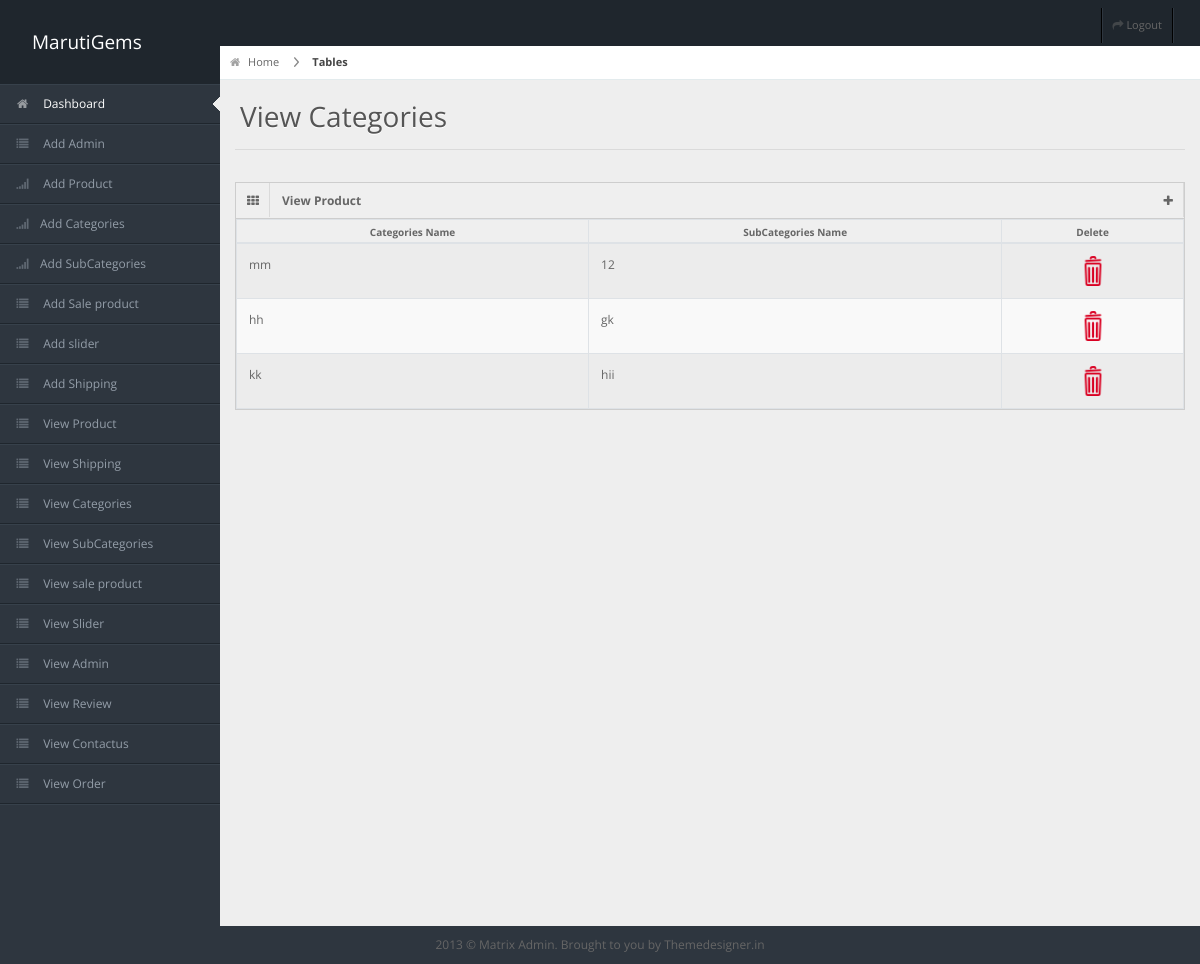
The page /index.php/admin/Admin/view_subcategories on the database as committed earlier.
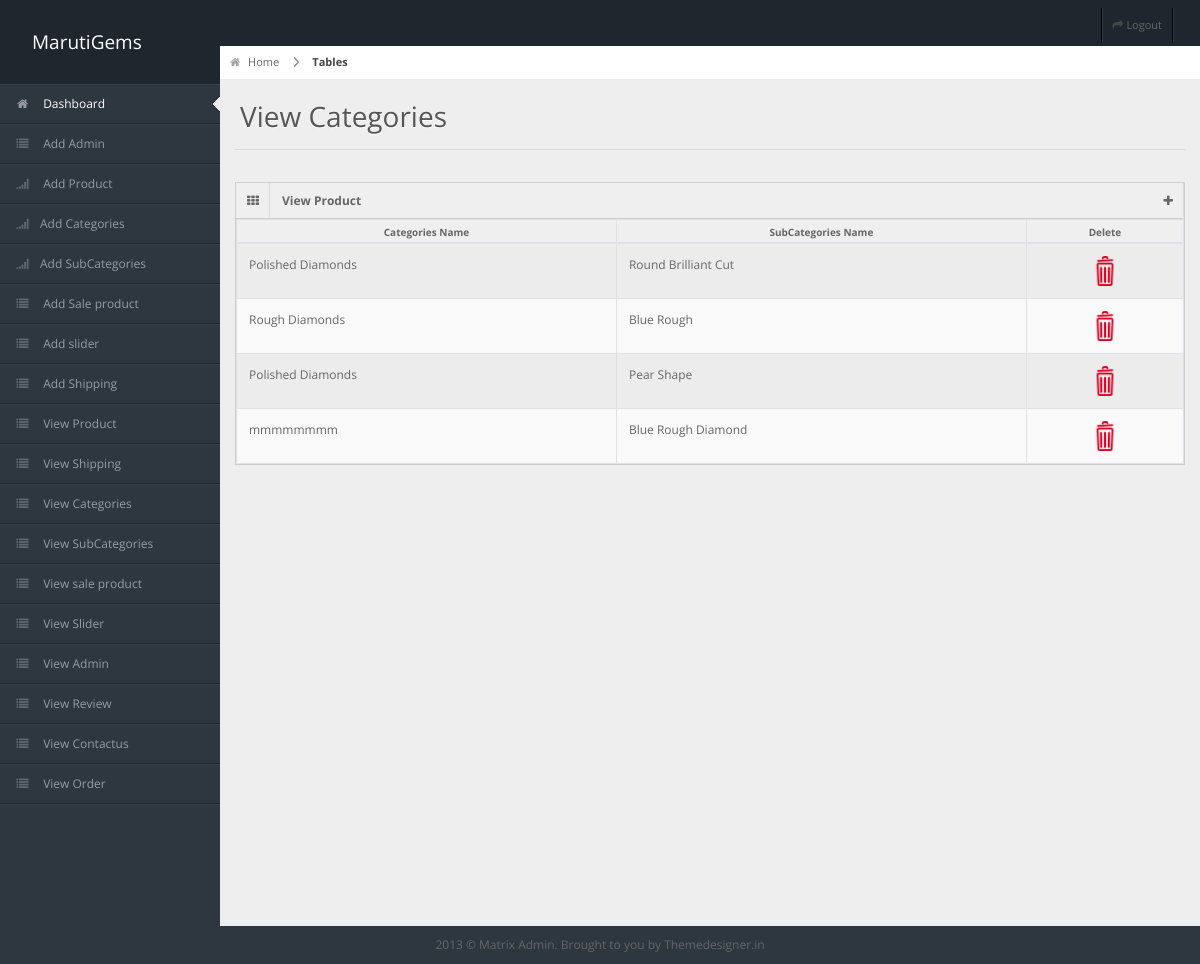
The same page on the database as committed later.
### tables this page shows
CREATE TABLE `sub_categories` (
  `subc_id` int(11) NOT NULL,
  `c_id` int(11) NOT NULL,
  `subcategories_name` varchar(30) NOT NULL
);

CREATE TABLE `categories` (
  `id` int(11) NOT NULL,
  `categories_name` varchar(30) NOT NULL,
  `images` text NOT NULL
);

### application/controllers/admin/Admin.php (called while the page is built, shortened)
<?php
class Admin extends CI_Controller {
    function __construct() {
        $this->load->model('admin_model');
        $this->load->library('form_validation');
    }
    public function view_subcategories()
    {
        $data['subcategories']=$this->admin_model->showdata_subcategories();
        $this->load->view('admin/view_subcategories',$data);
    }
}

### index.php (called while the page is built, shortened)
<?php
require_once BASEPATH.'core/CodeIgniter.php';

### application/models/Admin_model.php (called while the page is built, shortened)
<?php
class Admin_model extends CI_Model
{
    function showdata_subcategories()
    {
        $this->db->select("*");
        $this->db->from('sub_categories');
        $this->db->join('categories', 'sub_categories.c_id = categories.id');
        $query = $this->db->get();
        $arr = $query->result_array();
		return $arr;
    }
}

### application/views/admin/view_subcategories.php (the view, shortened to what the changed rows need)
<!DOCTYPE html>
<html lang="en">
<head>
  <link rel="stylesheet" href="<?php echo base_url(); ?>assets/css/bootstrap.min.css" />
  <link rel="stylesheet" href="<?php echo base_url(); ?>assets/css/bootstrap-responsive.min.css" />
  <link rel="stylesheet" href="<?php echo base_url(); ?>assets/css/uniform.css" />
  <link rel="stylesheet" href="<?php echo base_url(); ?>assets/css/select2.css" />
  <link rel="stylesheet" href="<?php echo base_url(); ?>assets/css/matrix-style.css" />
  <link rel="stylesheet" href="<?php echo base_url(); ?>assets/css/matrix-media.css" />
  <link href="<?php echo base_url(); ?>assets/font-awesome/css/font-awesome.css" rel="stylesheet" />
</head>
<body>
<div id="content">
  <div id="content-header">
    <h1>View Categories</h1>
  </div>
  <div class="container-fluid">
    <div class="row-fluid">
      <div class="span12">
        <div class="widget-box">
          <div class="widget-content nopadding">
            <table class="table table-bordered table-striped">
              <thead>
                <tr>
                  <th>Categories Name</th>
                  <th>SubCategories Name</th>
                  <th>Delete</th>
                </tr>
              </thead>
              <tbody>
                  <?php foreach($subcategories as $data){  ?>
                <tr class="odd gradeX">
                    <td><?php echo $data['categories_name']; ?></td>
                    <td><?php echo $data['subcategories_name']; ?></td>
                    <td align="center"><a href="<?php echo site_url('admin/Admin/delete_subcategories/').$data['subc_id']?>" />
                        <img src=<?php echo base_url ('assets/images/delete.png');?> width="30" height="30" /></a>
                    </td>
                </tr>
                <?php } ?>
              </tbody>
            </table>
          </div>
        </div>
      </div>
    </div>
  </div>
</div>
</body>
</html>

Rows that differ between the two databases and show on the page:
removed sub_categories: categories.categories_name "mm", subcategories_name "12"
removed sub_categories: categories.categories_name "hh", subcategories_name "gk"
removed sub_categories: categories.categories_name "kk", subcategories_name "hii"
now on this page (row unchanged): sub_categories: categories.categories_name "Polished Diamonds", subcategories_name "Round Brilliant Cut"
now on this page (row unchanged): sub_categories: categories.categories_name "Rough Diamonds", subcategories_name "Blue Rough"
now on this page (row unchanged): sub_categories: categories.categories_name "Polished Diamonds", subcategories_name "Pear Shape"
now on this page (row unchanged): sub_categories: categories.categories_name "mmmmmmmm", subcategories_name "Blue Rough Diamond"
